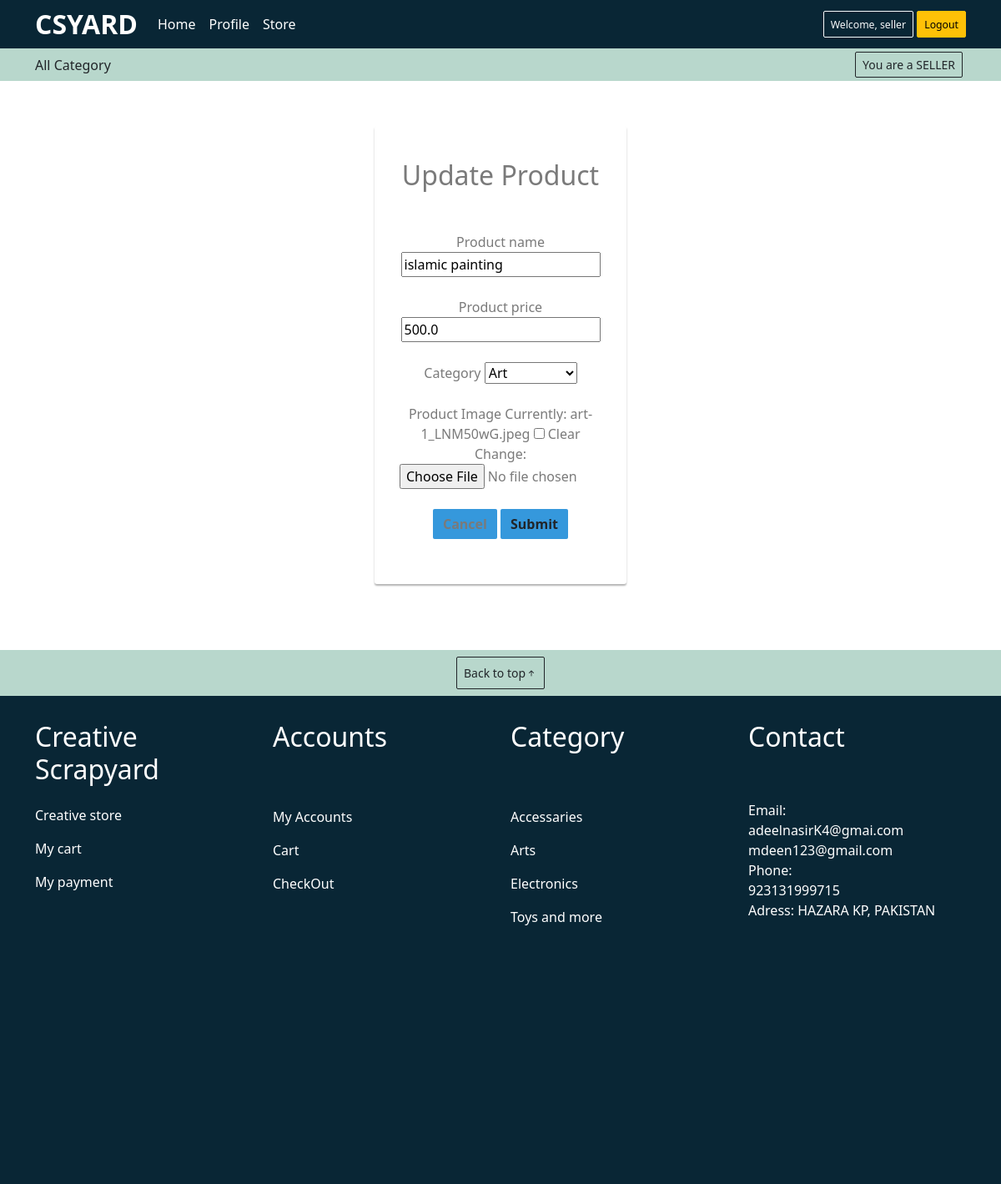
The app's page /services/update-product/4 (signed in) with its own data.
### store/models.py (models this page shows, shortened)
class User(AbstractBaseUser):
    email = models.EmailField(unique=True)
    username = models.CharField(max_length=200)
    is_admin = models.BooleanField(default=False)
    is_active = models.BooleanField(default=True)
    class Role(models.TextChoices):
        CUSTOMER= "CUSTOMER", 'customer'
        SELLER= "SELLER", 'seller'
    base_role = Role.CUSTOMER
    USERNAME_FIELD = 'email'
    REQUIRED_FIELDS = ['username']
    objects = CustomUserManager()
    role = models.CharField(max_length=50, choices=Role.choices)
    def __str__(self):
        return self.email

class Product(models.Model):
    seller = models.ForeignKey(User, on_delete=models.CASCADE, null=True)
    name = models.CharField(max_length=200, null=True)
    price = models.FloatField()
    category = models.ForeignKey(Category, on_delete=models.SET_NULL, null=True)
    image = models.ImageField(null=True, blank=True)
    in_stock = models.BooleanField(default=True)

### seller/views.py (the view)
# urls.py: path('update-product/<str:pk>', views.updateProduct, name='update-product'),
@login_required(login_url = 'login-seller')
def updateProduct(request, pk):
    page = 'update'
    product = Product.objects.get(id=pk)
    form = ProductForm(instance=product)
    if request.user != product.seller:
        return HttpResponse('You are not allowed here')
    if request.method=='POST':
        form =  ProductForm(request.POST, instance=product)
        if form.is_valid():
            form.save()
            return redirect('seller-page')
    return render(request, 'seller/delete_update.html', {'page':page , 'form': form})

### store/forms.py
class ProductForm(forms.ModelForm):
    class Meta:
        model = Product
        fields= '__all__'
        exclude = [
            'seller',
            'in_stock',
        ]

### store/models.py (called while the page is built)
    def __str__(self):
        return self.name

### seller/templates/seller/delete_update.html (shortened to what this page needs)
{% extends 'seller/main.html' %}
{% load static %}
{% block content %}
{% if page == 'update' %}
<div class="login-form p-4" >
    <form  method="POST" action="" enctype="multipart/form-data">
        <h2 class="text-center">Update Product</h2>
        <div class="form-group has-error pt-4">
            <label for="name">Product name</label>
            {{ form.name }}
        </div>
        <div class="form-group has-error pt-4">
            <label for="price">Product price</label>
            {{ form.price }}
        </div>
        <div class="form-group has-error pt-4">
            <label required for="category">Category</label>
            {{ form.category }}
        </div>
        <div class="form-group-file has-error pt-4">
            <label for="image" type="file">Product Image</label>
            {{ form.image }}
        </div>
        <div class="form__action p-4">
            <a class="btn btn--dark" href="{{request.META.HTTP_REFERER}}">Cancel</a>
            <button class="btn btn--main" type="submit">Submit</button>
          </div>
    </form>
</div>
{% endif %}
{% endblock %}

### seller/templates/seller/navbar.html (shortened to what this page needs)
{% load static %}
<nav class="navbar navbar-expand-lg navbar-dark navbar-bg">
  <div class="container ">
    <a class="navbar-brand" href="{% url 'home' %}">CSYARD</a>
    <div class="collapse navbar-collapse" id="navbarSupportedContent">
      <ul class="navbar-nav">
        {% if request.user.is_authenticated %}
        <li class="nav-item active">
          <a class="nav-link text-white " href="{% url 'seller-page' %}">Home</a>
        </li>
        <li class="nav-item active">
          <a class="nav-link text-white " href="{% url 'seller-profile' request.user.id %}">Profile</a>
        </li>
        {% else %}
        <li class="nav-item active">
          <a class="nav-link text-white " href="{% url 'home' %}">Customer page</a>
        </li>
        {% endif %}
        <li class="nav-item ">
          <a class="nav-link text-white " href="{% url 'seller-store' %}">Store</a>
        </li>
      </ul>
    </div>
    <div class="form-inline my-2 my-lg-0 ">
        {% if request.user.is_authenticated %}
        <button class="btn btn-outline-light btn-sm"><small>Welcome, {{ request.user.username }} </small></button>
        <a href="{% url 'logout' %}"class="btn btn-warning btn-sm" ><small>Logout</small></a>
        {% else %}
        <p class="text-white navbar-nav"> <small>Welcome Artist You Can Sell Your Creative Work Here.</small></p>
        {% endif %}
    </div>
  </div>
</nav>
<nav class="navbar bg-expand-lg navbar-cat-bg">
 <div class="container ">
  <a class="nav-link" href="" >All Category</a>
  {% if request.user.is_authenticated %}
  <div class="form-inline my-2 my-lg-0 p-1">
    <a href="#"class="btn btn-outline-dark btn-sm ">You are a {{request.user.role}}</a>
  </div>
  {% else %}
  <div class="form-inline my-2 my-lg-0 p-1">
    <a href="{% url 'register-seller' %}"class="btn btn-primary btn-sm "><small>Signin/Signup as Artist</small></a>
  </div>
  {% endif %}
 </div>
</nav>

### static/css/main.css (style rules this page uses)
.navbar { padding: 0; }
.navbar-bg { background-color: #092635; }
.navbar-brand { font-size: 2rem; font-weight: 800; }
.navbar-cat-bg { background-color: #b8d7cc; }
.form-control, .btn { border-radius: 2px; }
.login-form { width: 350px; margin: 30px auto; text-align: center; }
.login-form h2 { margin: 10px 0 25px; }
.login-form form { color: #7a7a7a; border-radius: 3px; margin-bottom: 15px; background: #fff; box-shadow: 0px 2px 2px rgba(0, 0, 0, 0.3); padding: 30px; }
.login-form .btn { font-size: 16px; font-weight: bold; background: #3598dc; border: none; outline: none !important; }
.login-form a { color: #fff; text-decoration: underline; }
.login-form form a { color: #7a7a7a; text-decoration: none; }

### records on screen
User: user.username "seller", user.role "SELLER"
Product: name "islamic painting", price "500.0", category "Art"
